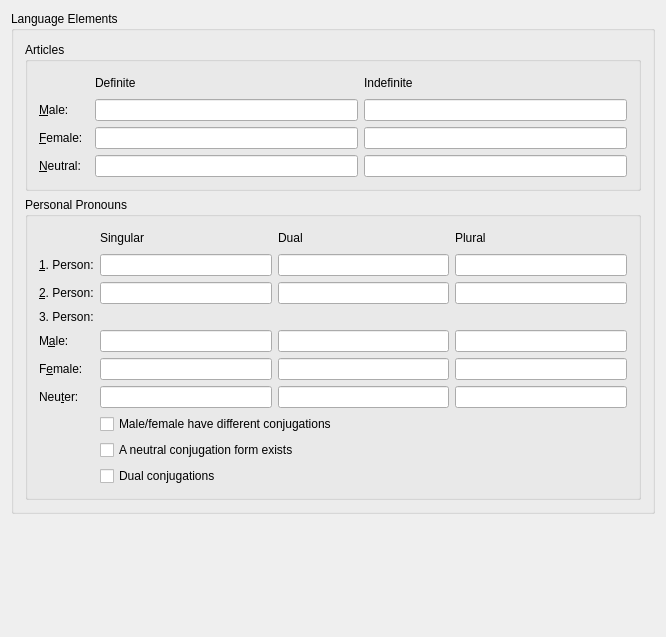
<ui version="4.0" >
 <class>LangPropPageForm</class>
 <widget class="QWidget" name="LangPropPageForm" >
  <property name="geometry" >
   <rect>
    <x>0</x>
    <y>0</y>
    <width>666</width>
    <height>637</height>
   </rect>
  </property>
  <property name="minimumSize" >
   <size>
    <width>334</width>
    <height>509</height>
   </size>
  </property>
  <property name="windowTitle" >
   <string>-</string>
  </property>
  <layout class="QVBoxLayout" >
   <item>
    <widget class="QGroupBox" name="GroupBox2" >
     <property name="title" >
      <string>Language Elements</string>
     </property>
     <layout class="QVBoxLayout" >
      <item>
       <widget class="QGroupBox" name="GroupBox3" >
        <property name="sizePolicy" >
         <sizepolicy vsizetype="Preferred" hsizetype="Expanding" >
          <horstretch>0</horstretch>
          <verstretch>0</verstretch>
         </sizepolicy>
        </property>
        <property name="title" >
         <string>Articles</string>
        </property>
        <layout class="QGridLayout" >
         <property name="leftMargin" >
          <number>11</number>
         </property>
         <property name="topMargin" >
          <number>11</number>
         </property>
         <property name="rightMargin" >
          <number>11</number>
         </property>
         <property name="bottomMargin" >
          <number>11</number>
         </property>
         <property name="horizontalSpacing" >
          <number>6</number>
         </property>
         <property name="verticalSpacing" >
          <number>6</number>
         </property>
         <item row="1" column="0" >
          <widget class="QLabel" name="male_label" >
           <property name="text" >
            <string>&amp;Male:</string>
           </property>
           <property name="buddy" >
            <cstring>def_male</cstring>
           </property>
          </widget>
         </item>
         <item row="2" column="0" >
          <widget class="QLabel" name="female_label" >
           <property name="text" >
            <string>&amp;Female:</string>
           </property>
           <property name="buddy" >
            <cstring>def_female</cstring>
           </property>
          </widget>
         </item>
         <item row="2" column="2" >
          <widget class="QLineEdit" name="indef_female" >
           <property name="sizePolicy" >
            <sizepolicy vsizetype="Minimum" hsizetype="Expanding" >
             <horstretch>0</horstretch>
             <verstretch>0</verstretch>
            </sizepolicy>
           </property>
          </widget>
         </item>
         <item row="0" column="1" >
          <widget class="QLabel" name="TextLabel3" >
           <property name="sizePolicy" >
            <sizepolicy vsizetype="Minimum" hsizetype="Minimum" >
             <horstretch>0</horstretch>
             <verstretch>0</verstretch>
            </sizepolicy>
           </property>
           <property name="text" >
            <string>Definite</string>
           </property>
          </widget>
         </item>
         <item row="2" column="1" >
          <widget class="QLineEdit" name="def_female" >
           <property name="sizePolicy" >
            <sizepolicy vsizetype="Minimum" hsizetype="Expanding" >
             <horstretch>0</horstretch>
             <verstretch>0</verstretch>
            </sizepolicy>
           </property>
          </widget>
         </item>
         <item row="1" column="2" >
          <widget class="QLineEdit" name="indef_male" >
           <property name="sizePolicy" >
            <sizepolicy vsizetype="Minimum" hsizetype="Expanding" >
             <horstretch>0</horstretch>
             <verstretch>0</verstretch>
            </sizepolicy>
           </property>
          </widget>
         </item>
         <item row="1" column="1" >
          <widget class="QLineEdit" name="def_male" >
           <property name="sizePolicy" >
            <sizepolicy vsizetype="Minimum" hsizetype="Expanding" >
             <horstretch>0</horstretch>
             <verstretch>0</verstretch>
            </sizepolicy>
           </property>
          </widget>
         </item>
         <item row="0" column="0" >
          <spacer>
           <property name="orientation" >
            <enum>Qt::Horizontal</enum>
           </property>
           <property name="sizeType" >
            <enum>QSizePolicy::Minimum</enum>
           </property>
           <property name="sizeHint" >
            <size>
             <width>50</width>
             <height>20</height>
            </size>
           </property>
          </spacer>
         </item>
         <item row="3" column="1" >
          <widget class="QLineEdit" name="def_natural" >
           <property name="sizePolicy" >
            <sizepolicy vsizetype="Minimum" hsizetype="Expanding" >
             <horstretch>0</horstretch>
             <verstretch>0</verstretch>
            </sizepolicy>
           </property>
          </widget>
         </item>
         <item row="3" column="2" >
          <widget class="QLineEdit" name="indef_natural" >
           <property name="sizePolicy" >
            <sizepolicy vsizetype="Minimum" hsizetype="Expanding" >
             <horstretch>0</horstretch>
             <verstretch>0</verstretch>
            </sizepolicy>
           </property>
          </widget>
         </item>
         <item row="3" column="0" >
          <widget class="QLabel" name="natural_label" >
           <property name="text" >
            <string>&amp;Neutral:</string>
           </property>
           <property name="buddy" >
            <cstring>def_natural</cstring>
           </property>
          </widget>
         </item>
         <item row="0" column="2" >
          <widget class="QLabel" name="TextLabel4" >
           <property name="text" >
            <string>Indefinite</string>
           </property>
          </widget>
         </item>
        </layout>
       </widget>
      </item>
      <item>
       <widget class="QGroupBox" name="ConjugationGroupBox" >
        <property name="sizePolicy" >
         <sizepolicy vsizetype="Preferred" hsizetype="Expanding" >
          <horstretch>0</horstretch>
          <verstretch>0</verstretch>
         </sizepolicy>
        </property>
        <property name="title" >
         <string>Personal Pronouns</string>
        </property>
        <layout class="QGridLayout" >
         <item row="0" column="0" >
          <spacer>
           <property name="orientation" >
            <enum>Qt::Horizontal</enum>
           </property>
           <property name="sizeType" >
            <enum>QSizePolicy::Minimum</enum>
           </property>
           <property name="sizeHint" >
            <size>
             <width>50</width>
             <height>20</height>
            </size>
           </property>
          </spacer>
         </item>
         <item row="0" column="1" >
          <widget class="QLabel" name="TextLabel4_2_2" >
           <property name="text" >
            <string>Singular</string>
           </property>
          </widget>
         </item>
         <item row="0" column="3" >
          <widget class="QLabel" name="TextLabel4_2" >
           <property name="text" >
            <string>Plural</string>
           </property>
          </widget>
         </item>
         <item row="1" column="0" >
          <widget class="QLabel" name="pers1_label" >
           <property name="text" >
            <string>&amp;1. Person:</string>
           </property>
           <property name="buddy" >
            <cstring>first_singular</cstring>
           </property>
          </widget>
         </item>
         <item row="1" column="1" >
          <widget class="QLineEdit" name="first_singular" >
           <property name="sizePolicy" >
            <sizepolicy vsizetype="Minimum" hsizetype="Expanding" >
             <horstretch>0</horstretch>
             <verstretch>0</verstretch>
            </sizepolicy>
           </property>
          </widget>
         </item>
         <item row="1" column="2" >
          <widget class="QLineEdit" name="dualFirstLineEdit" />
         </item>
         <item row="1" column="3" >
          <widget class="QLineEdit" name="first_plural" >
           <property name="sizePolicy" >
            <sizepolicy vsizetype="Minimum" hsizetype="Expanding" >
             <horstretch>0</horstretch>
             <verstretch>0</verstretch>
            </sizepolicy>
           </property>
          </widget>
         </item>
         <item row="2" column="0" >
          <widget class="QLabel" name="pers2_label" >
           <property name="text" >
            <string>&amp;2. Person:</string>
           </property>
           <property name="buddy" >
            <cstring>second_singular</cstring>
           </property>
          </widget>
         </item>
         <item row="2" column="1" >
          <widget class="QLineEdit" name="second_singular" >
           <property name="sizePolicy" >
            <sizepolicy vsizetype="Minimum" hsizetype="Expanding" >
             <horstretch>0</horstretch>
             <verstretch>0</verstretch>
            </sizepolicy>
           </property>
          </widget>
         </item>
         <item row="2" column="2" >
          <widget class="QLineEdit" name="dualSecondLineEdit" />
         </item>
         <item row="2" column="3" >
          <widget class="QLineEdit" name="second_plural" >
           <property name="sizePolicy" >
            <sizepolicy vsizetype="Minimum" hsizetype="Expanding" >
             <horstretch>0</horstretch>
             <verstretch>0</verstretch>
            </sizepolicy>
           </property>
          </widget>
         </item>
         <item row="3" column="0" >
          <widget class="QLabel" name="pers3_label" >
           <property name="text" >
            <string>3. Person:</string>
           </property>
          </widget>
         </item>
         <item row="4" column="0" >
          <widget class="QLabel" name="male_c_label" >
           <property name="text" >
            <string>M&amp;ale:</string>
           </property>
           <property name="buddy" >
            <cstring>thirdM_singular</cstring>
           </property>
          </widget>
         </item>
         <item row="4" column="1" >
          <widget class="QLineEdit" name="thirdM_singular" >
           <property name="sizePolicy" >
            <sizepolicy vsizetype="Minimum" hsizetype="Expanding" >
             <horstretch>0</horstretch>
             <verstretch>0</verstretch>
            </sizepolicy>
           </property>
          </widget>
         </item>
         <item row="4" column="2" >
          <widget class="QLineEdit" name="dualThirdMaleLineEdit" />
         </item>
         <item row="4" column="3" >
          <widget class="QLineEdit" name="thirdM_plural" >
           <property name="sizePolicy" >
            <sizepolicy vsizetype="Minimum" hsizetype="Expanding" >
             <horstretch>0</horstretch>
             <verstretch>0</verstretch>
            </sizepolicy>
           </property>
          </widget>
         </item>
         <item row="5" column="0" >
          <widget class="QLabel" name="female_c_label" >
           <property name="text" >
            <string>F&amp;emale:</string>
           </property>
           <property name="buddy" >
            <cstring>thirdF_singular</cstring>
           </property>
          </widget>
         </item>
         <item row="5" column="1" >
          <widget class="QLineEdit" name="thirdF_singular" >
           <property name="sizePolicy" >
            <sizepolicy vsizetype="Minimum" hsizetype="Expanding" >
             <horstretch>0</horstretch>
             <verstretch>0</verstretch>
            </sizepolicy>
           </property>
          </widget>
         </item>
         <item row="5" column="2" >
          <widget class="QLineEdit" name="dualThirdFemaleLineEdit" />
         </item>
         <item row="5" column="3" >
          <widget class="QLineEdit" name="thirdF_plural" >
           <property name="sizePolicy" >
            <sizepolicy vsizetype="Minimum" hsizetype="Expanding" >
             <horstretch>0</horstretch>
             <verstretch>0</verstretch>
            </sizepolicy>
           </property>
          </widget>
         </item>
         <item row="6" column="0" >
          <widget class="QLabel" name="natural_c_label" >
           <property name="text" >
            <string>Neu&amp;ter:</string>
           </property>
           <property name="buddy" >
            <cstring>thirdN_singular</cstring>
           </property>
          </widget>
         </item>
         <item row="6" column="1" >
          <widget class="QLineEdit" name="thirdN_singular" >
           <property name="sizePolicy" >
            <sizepolicy vsizetype="Minimum" hsizetype="Expanding" >
             <horstretch>0</horstretch>
             <verstretch>0</verstretch>
            </sizepolicy>
           </property>
          </widget>
         </item>
         <item row="6" column="2" >
          <widget class="QLineEdit" name="dualThirdNeutralLineEdit" />
         </item>
         <item row="6" column="3" >
          <widget class="QLineEdit" name="thirdN_plural" >
           <property name="sizePolicy" >
            <sizepolicy vsizetype="Minimum" hsizetype="Expanding" >
             <horstretch>0</horstretch>
             <verstretch>0</verstretch>
            </sizepolicy>
           </property>
          </widget>
         </item>
         <item row="7" column="1" colspan="3" >
          <widget class="QCheckBox" name="maleFemaleDifferCheckBox" >
           <property name="sizePolicy" >
            <sizepolicy vsizetype="Fixed" hsizetype="Expanding" >
             <horstretch>0</horstretch>
             <verstretch>0</verstretch>
            </sizepolicy>
           </property>
           <property name="text" >
            <string>Male/female have different conjugations</string>
           </property>
          </widget>
         </item>
         <item row="8" column="1" colspan="2" >
          <widget class="QCheckBox" name="neutralCheckBox" >
           <property name="text" >
            <string>A neutral conjugation form exists</string>
           </property>
          </widget>
         </item>
         <item row="9" column="1" >
          <widget class="QCheckBox" name="dualCheckBox" >
           <property name="text" >
            <string>Dual conjugations</string>
           </property>
          </widget>
         </item>
         <item row="0" column="2" >
          <widget class="QLabel" name="dualLabel" >
           <property name="text" >
            <string>Dual</string>
           </property>
          </widget>
         </item>
        </layout>
       </widget>
      </item>
     </layout>
    </widget>
   </item>
   <item>
    <spacer>
     <property name="orientation" >
      <enum>Qt::Vertical</enum>
     </property>
     <property name="sizeHint" >
      <size>
       <width>716</width>
       <height>71</height>
      </size>
     </property>
    </spacer>
   </item>
  </layout>
 </widget>
 <layoutdefault spacing="6" margin="11" />
 <pixmapfunction>qPixmapFromMimeSource</pixmapfunction>
 <tabstops>
  <tabstop>def_male</tabstop>
  <tabstop>def_female</tabstop>
  <tabstop>def_natural</tabstop>
  <tabstop>indef_male</tabstop>
  <tabstop>indef_female</tabstop>
  <tabstop>indef_natural</tabstop>
  <tabstop>first_singular</tabstop>
  <tabstop>second_singular</tabstop>
  <tabstop>thirdM_singular</tabstop>
  <tabstop>thirdF_singular</tabstop>
  <tabstop>thirdN_singular</tabstop>
  <tabstop>dualFirstLineEdit</tabstop>
  <tabstop>dualSecondLineEdit</tabstop>
  <tabstop>dualThirdMaleLineEdit</tabstop>
  <tabstop>dualThirdFemaleLineEdit</tabstop>
  <tabstop>dualThirdNeutralLineEdit</tabstop>
  <tabstop>first_plural</tabstop>
  <tabstop>second_plural</tabstop>
  <tabstop>thirdM_plural</tabstop>
  <tabstop>thirdF_plural</tabstop>
  <tabstop>thirdN_plural</tabstop>
  <tabstop>maleFemaleDifferCheckBox</tabstop>
  <tabstop>neutralCheckBox</tabstop>
  <tabstop>dualCheckBox</tabstop>
 </tabstops>
 <resources/>
 <connections/>
</ui>
